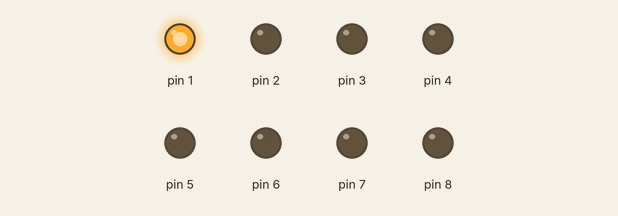
Recording of a sketch running on a simulated Arduino Uno, built with avr-gcc and run on an emulated ATmega328P. Parts: output pins drawn as LEDs (lit = HIGH).

Above: at 0.1 s.
At 3.1 s:
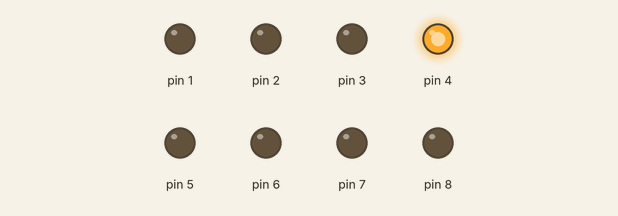
At 5.1 s:
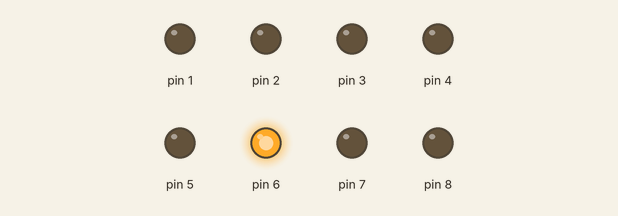
At 7.1 s:
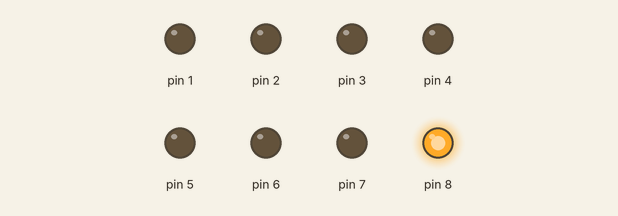
At 22.1 s:
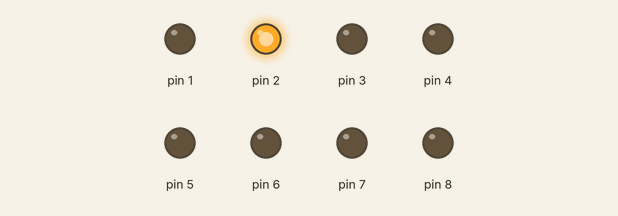
At 32.1 s:
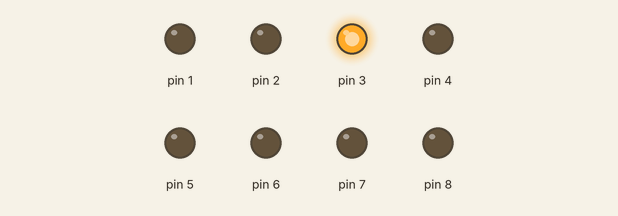
Timing chart, 0 to 33.6 s (numbered marks = the images above):
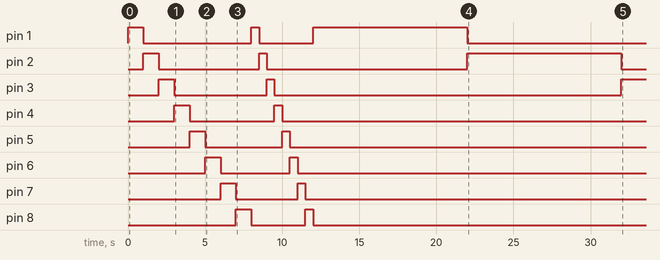

The sketch:

chasing_light_elb.ino
```cpp
// Variable
int delay_time = 1000;
int original_delay_time = 1000;

// Setup
void setup() {
  pinMode(1, OUTPUT);
  pinMode(2, OUTPUT);
  pinMode(3, OUTPUT);
  pinMode(4, OUTPUT);
  pinMode(5, OUTPUT);
  pinMode(6, OUTPUT);
  pinMode(7, OUTPUT);
  pinMode(8, OUTPUT);

}

// Loop
void loop() {

  // LED 1
  digitalWrite(1, HIGH);
  delay(delay_time);

  // LED 2
  digitalWrite(1, LOW);
  digitalWrite(2, HIGH);
  delay(delay_time);

  // LED 3
  digitalWrite(2, LOW);
  digitalWrite(3, HIGH);
  delay(delay_time);

  // LED 4
  digitalWrite(3, LOW);
  digitalWrite(4, HIGH);
  delay(delay_time);

  // LED 5
  digitalWrite(4, LOW);
  digitalWrite(5, HIGH);
  delay(delay_time);

  // LED 6
  digitalWrite(5, LOW);
  digitalWrite(6, HIGH);
  delay(delay_time);

  // LED 7
  digitalWrite(6, LOW);
  digitalWrite(7, HIGH);
  delay(delay_time);

  // LED 8
  digitalWrite(7, LOW);
  digitalWrite(8, HIGH);
  delay(delay_time);

  // Reset Back to One
  digitalWrite(8, LOW);

  // Add to delay_time
  if (delay_time > 0) {
    delay_time -= 500;
  }
  else {
    delay_time = original_delay_time * 10;
    original_delay_time *= 10;
  }

}
```

Measured:
- by itself, pin 1: goes HIGH 1.0 s, LOW 7.0 s, HIGH 0.50 s, LOW 3.5 s, HIGH 10.0 s, then LOW
- by itself, pin 2: goes HIGH 1.0 s, LOW 6.5 s, HIGH 0.50 s, LOW 13.0 s, HIGH 10.0 s, then LOW
- by itself, pin 3: goes HIGH 1.0 s, LOW 6.0 s, HIGH 0.50 s, LOW 22.5 s, then HIGH
- by itself, pin 4: LOW → HIGH at 3.0 s, → LOW 1.0 s later, → HIGH 5.5 s later, → LOW 0.50 s later
- by itself, pin 5: LOW → HIGH at 4.0 s, → LOW 1.0 s later, → HIGH 5.0 s later, → LOW 0.50 s later
- by itself, pin 6: LOW → HIGH at 5.0 s, → LOW 1.0 s later, → HIGH 4.5 s later, → LOW 0.50 s later
- by itself, pin 7: LOW → HIGH at 6.0 s, → LOW 1.0 s later, → HIGH 4.0 s later, → LOW 0.50 s later
- by itself, pin 8: LOW → HIGH at 7.0 s, → LOW 1.0 s later, → HIGH 3.5 s later, → LOW 0.50 s later
